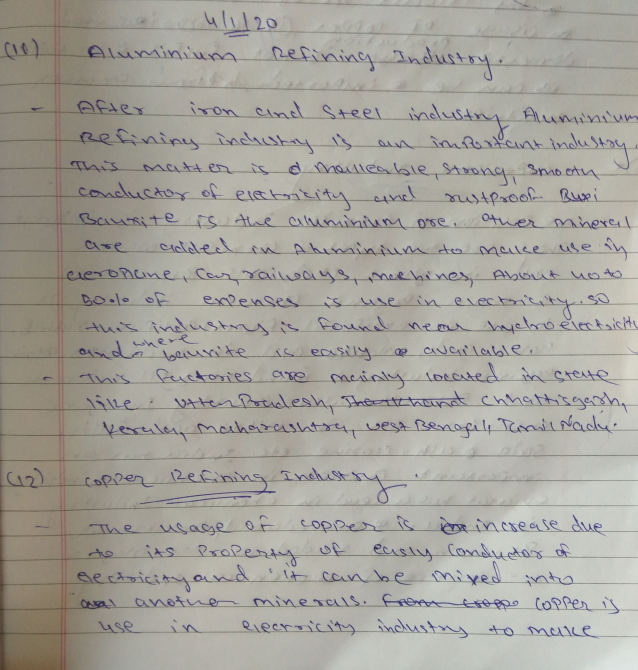
#> input picture ocr-service/tests/accuracy/images/Handwritten page1.jpg, 1275 x 1339 px (shown at 1/2 size); its folder holds only this picture in this run
$ python -i image_utils.py   (imports and definitions only)
#> lines starting #> are read from the running program, lines starting #| are printed output that depends on the picture; after the words box and inside, x2 and y2 are one past the last pixel; in counts of white or black regions, pixels touching at a corner belong together
import os
import cv2
import numpy as np
from PIL import Image
import io

def validate_image(image: np.ndarray) -> None:
    """
    Validates that the input is a valid, non-empty NumPy image array with acceptable dimensions and channels.

    Args:
        image: The input image array.

    Raises:
        ValueError: If check fails.
    """
    if image is None:
        raise ValueError("Image cannot be None")

    if not isinstance(image, np.ndarray):
        raise ValueError(f"Image must be a numpy ndarray, got {type(image)}")

    if image.size == 0:
        raise ValueError("Image array is empty (size is 0)")

    if len(image.shape) < 2:
        raise ValueError(f"Invalid image shape {image.shape}. Image must have at least 2 dimensions (height, width)")

    height, width = image.shape[:2]
#> height = 1339; width = 1275
    if height <= 0 or width <= 0:
        raise ValueError(f"Image dimensions must be greater than zero. Got height={height}, width={width}")

    # Supported channels: 1 (grayscale), 3 (BGR/RGB), 4 (BGRA/RGBA)
    channels = 1 if len(image.shape) == 2 else image.shape[2]
#> channels = 3
    if channels not in (1, 3, 4):
        raise ValueError(f"Unsupported number of image channels ({channels}). Must be 1, 3, or 4")


# [236 lines left out: functions _load_pdf_as_image, load_image, save_image, resize_keep_aspect_ratio, convert_to_grayscale, remove_noise and 1 more, not called in this run]


def get_skew_angle(image: np.ndarray) -> float:
    """
    Detects the skew angle of the text lines in an image.

    Args:
        image: The input image.

    Returns:
        float: The detected skew angle in degrees (negative for clockwise, positive for counter-clockwise).
    """
    validate_image(image)

    # 1. Convert to gray for analysis
    if len(image.shape) == 3:
        gray = cv2.cvtColor(image, cv2.COLOR_BGR2GRAY)
    elif len(image.shape) == 4:
        gray = cv2.cvtColor(image, cv2.COLOR_BGRA2GRAY)
    else:
        gray = image.copy()

    # 2. Standardize foreground/background
    # Most documents are dark text on a light background.
    # Check average intensity, if light background, invert it.
    mean_val = np.mean(gray)
#> mean_val = 161.4
    if mean_val > 127:
        thresh = cv2.threshold(gray, 0, 255, cv2.THRESH_BINARY_INV + cv2.THRESH_OTSU)[1]
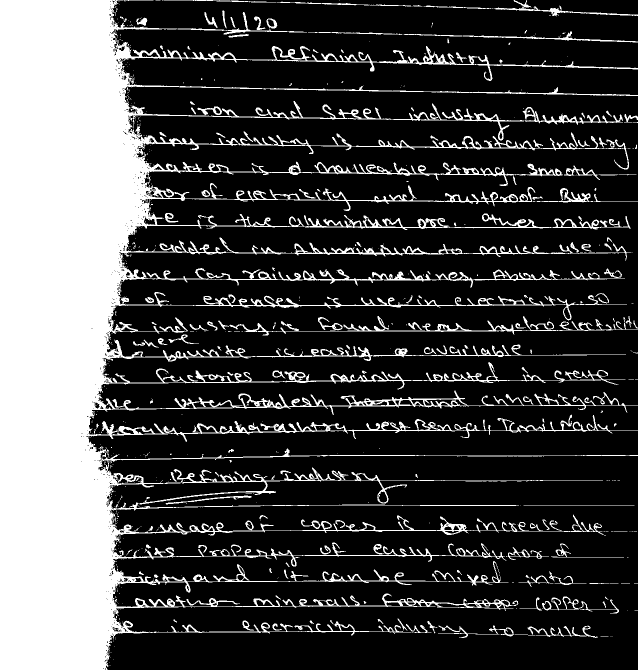
#> thresh: shape (1339, 1275) (shown at 1/2 size); 26.8% white; 695 white regions (532 under 20 px), largest, box (x1, y1, x2, y2) and area: (0, 0, 1275, 1339) 426829, (459, 632, 1275, 671) 3736, (1045, 214, 1246, 250) 1484
    else:
        thresh = cv2.threshold(gray, 0, 255, cv2.THRESH_BINARY + cv2.THRESH_OTSU)[1]

    # 3. Apply horizontal dilation to group characters together into longer text lines.
    # This gives a better angle estimate.
    kernel = cv2.getStructuringElement(cv2.MORPH_RECT, (25, 5))
    dilated = cv2.dilate(thresh, kernel, iterations=1)
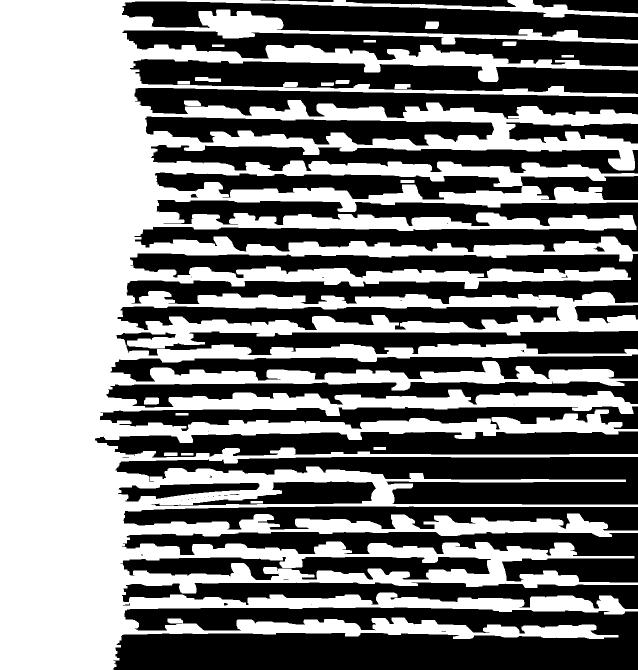
#> dilated: shape (1339, 1275) (shown at 1/2 size); 50.2% white; 59 black regions (25 under 20 px)

    # 4. Find all contour points of these groups
    contours, _ = cv2.findContours(dilated, cv2.RETR_LIST, cv2.CHAIN_APPROX_SIMPLE)
#> contours = 60 contours, 26 with area under 20; largest, box (x1, y1, x2, y2) and area: (0, 0, 1275, 1339) 932095, (234, 612, 1122, 661) 26049, (289, 232, 989, 292) 24946, (309, 344, 1046, 400) 22610, (240, 1113, 983, 1161) 20987
    if not contours:
        return 0.0

    # Filter small contours (noise) that could distort the angle estimation
    valid_contours = [c for c in contours if cv2.contourArea(c) > 50]
#> valid_contours = 27 contours; largest, box (x1, y1, x2, y2) and area: (0, 0, 1275, 1339) 932095, (234, 612, 1122, 661) 26049, (289, 232, 989, 292) 24946, (309, 344, 1046, 400) 22610, (240, 1113, 983, 1161) 20987
    if not valid_contours:
        valid_contours = contours # fallback

    if not valid_contours:
        return 0.0

    # Merge all points
    all_pts = np.concatenate(valid_contours)
#> all_pts = contour of 9174 points, box (x1, y1, x2, y2) (0, 0, 1275, 1339), area 808464

    # 5. Extract bounding box angle
    rect = cv2.minAreaRect(all_pts)
#> rect = ((637, 669), (1338, 1274), -90)
    (cx, cy), (width, height), angle = rect
#> cx = 637; cy = 669; width = 1338; height = 1274; angle = -90

    # 6. Normalize OpenCV minAreaRect angle
    # In OpenCV 4.x, cv2.minAreaRect(..) returns angles in ranges like [-90, 0] or [0, 90].
    # We want to identify the skew relative to the dominant horizontal line.
    if width < height:
        angle = angle + 90

    if angle < -45:
        angle = 90 + angle
#> angle = 0
    elif angle > 45:
        angle = angle - 90

    # Force limit correction (skip if skew is unrealistically high, e.g. upside down)
    if abs(angle) > 40:
        return 0.0

    return float(angle)


def deskew(image: np.ndarray) -> np.ndarray:
    """
    Stops skew angle in document text and rotates the image to make it straight.
    Uses cv2.minAreaRect on dilated text components to estimate orientation.

    Args:
        image: The input image.

    Returns:
        np.ndarray: Rotation corrected image (padded with white background).
    """
    validate_image(image)

    angle = get_skew_angle(image)
#> angle = 0

    # If the detected skew is extremely small, skip rotation
    if abs(angle) < 0.05:
        return image.copy()

    # 7. Warp the image
    h_img, w_img = image.shape[:2]
    center = (w_img // 2, h_img // 2)

    # Create rotation matrix
    M = cv2.getRotationMatrix2D(center, angle, 1.0)

    # Padding color: white for standard papers
    border_color = (255, 255, 255) if len(image.shape) >= 3 else (255,)

    # Rotate with high-quality cubic interpolation, filling margins with white
    rotated = cv2.warpAffine(
        image, M, (w_img, h_img),
        flags=cv2.INTER_CUBIC,
        borderMode=cv2.BORDER_CONSTANT,
        borderValue=border_color
    )

    return rotated


# [108 lines left out: functions adaptive_threshold, morphological_cleanup, otsu_threshold, upscale_image, denoise_bilateral, not called in this run]

>>> import cv2
>>> picture = cv2.cvtColor(cv2.imread('../../tests/accuracy/images/Handwritten page1.jpg'), cv2.COLOR_BGR2RGB)
>>> result = deskew(picture)

$ run again, on ocr-service/tests/accuracy/images/Handwritten page2.jpg
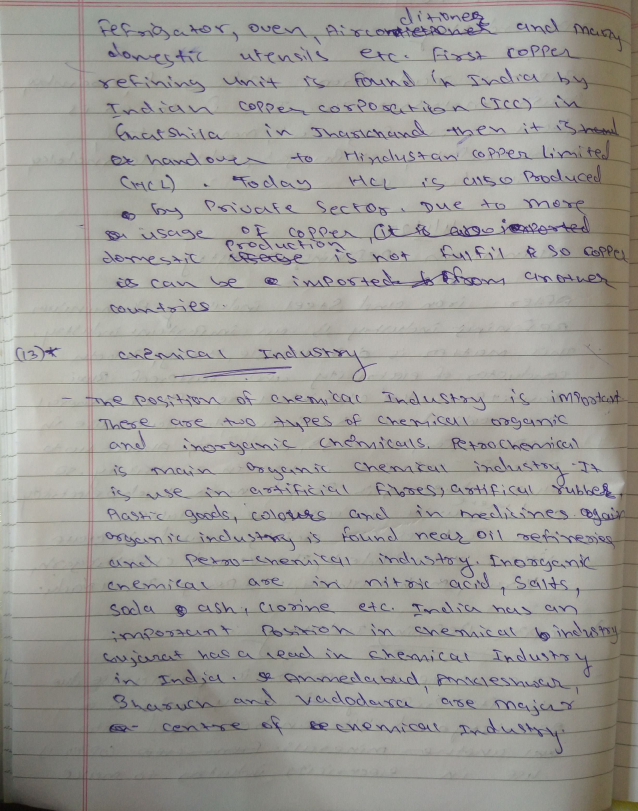
#> input picture ocr-service/tests/accuracy/images/Handwritten page2.jpg, 1275 x 1621 px (shown at 1/2 size)
#> mean_val = 154.4
#> in get_skew_angle, `thresh = cv2.threshold(gray, 0, 255, cv2.THRESH_BINARY_INV + cv2.THRES..`:
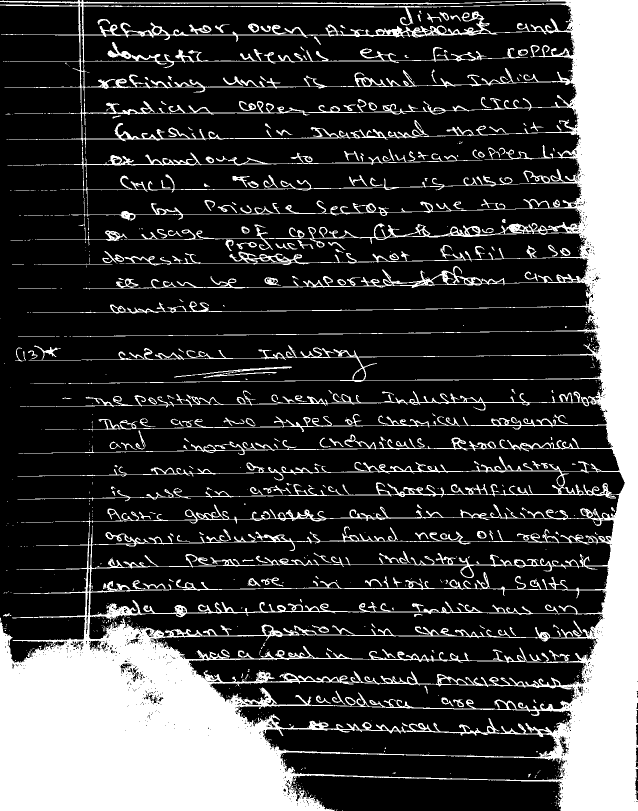
#> thresh: shape (1621, 1275) (shown at 1/2 size); 24.2% white; 920 white regions (691 under 20 px), largest, box (x1, y1, x2, y2) and area: (0, 0, 1275, 1621) 461487, (96, 293, 1037, 412) 6257, (166, 532, 1105, 580) 4805
#> in get_skew_angle, `dilated = cv2.dilate(thresh, kernel, iterations=1)`:
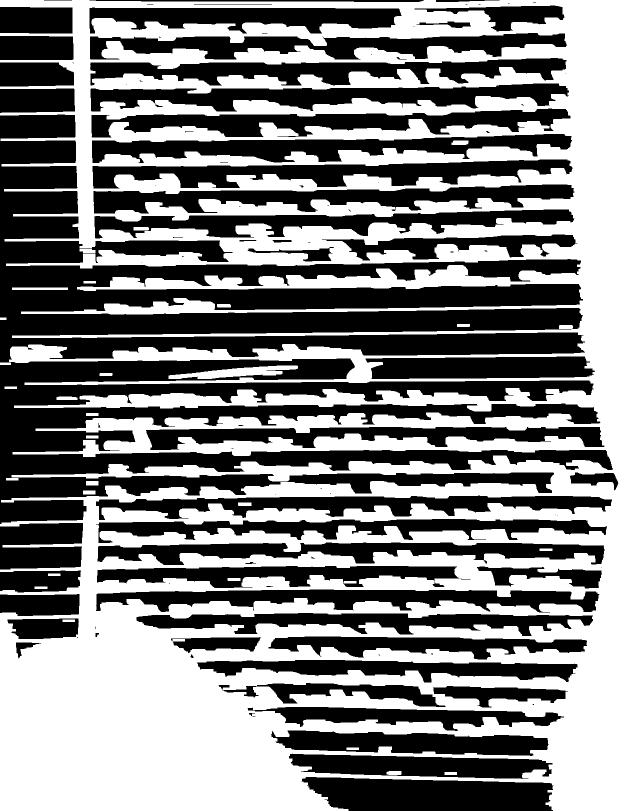
#> dilated: shape (1621, 1275) (shown at 1/2 size); 50.5% white; 103 black regions (44 under 20 px)
#> contours = 129 contours, 44 with area under 20; largest, box (x1, y1, x2, y2) and area: (0, 0, 1275, 1621) 1575410, (186, 368, 1150, 428) 29446, (180, 166, 1139, 224) 29368, (184, 318, 1146, 378) 29356, (183, 267, 1145, 327) 29141
#> valid_contours = 69 contours; largest, box (x1, y1, x2, y2) and area: (0, 0, 1275, 1621) 1575410, (186, 368, 1150, 428) 29446, (180, 166, 1139, 224) 29368, (184, 318, 1146, 378) 29356, (183, 267, 1145, 327) 29141
#> all_pts = contour of 12227 points, box (x1, y1, x2, y2) (0, 0, 1275, 1621), area 1231960
#> rect = ((637, 810), (1620, 1274), -90)
#> in get_skew_angle, `(cx, cy), (width, height), angle = rect`: cx = 637; cy = 810; width = 1620; height = 1274; angle = -90
#> in get_skew_angle, `angle = 90 + angle`: angle = 0

$ run again, on ocr-service/tests/accuracy/images/Handwritten page3.jpg
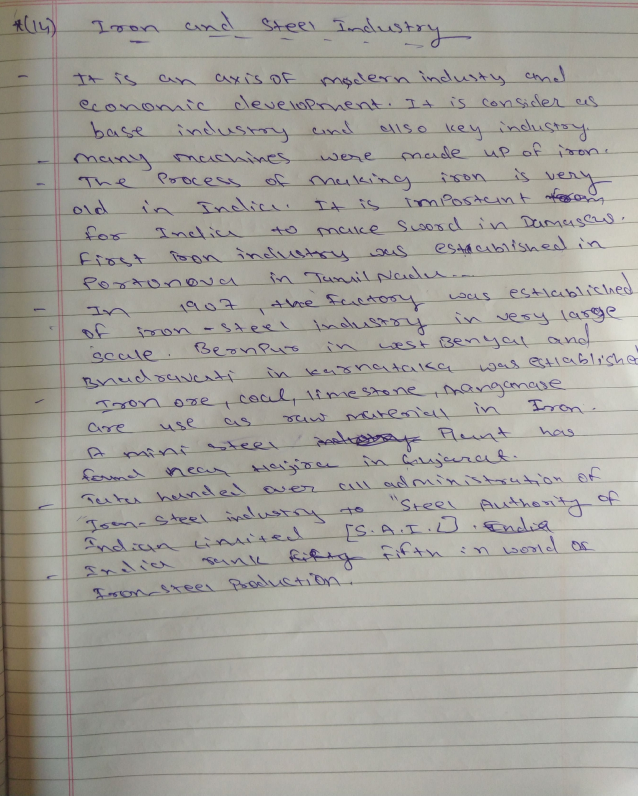
#> input picture ocr-service/tests/accuracy/images/Handwritten page3.jpg, 1275 x 1591 px (shown at 1/2 size)
#> mean_val = 159
#> in get_skew_angle, `thresh = cv2.threshold(gray, 0, 255, cv2.THRESH_BINARY_INV + cv2.THRES..`:
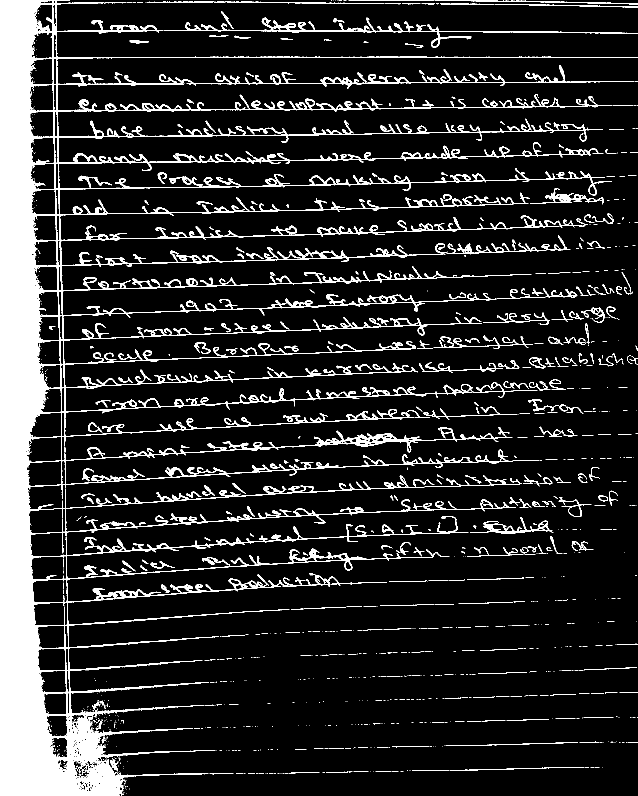
#> thresh: shape (1591, 1275) (shown at 1/2 size); 13.7% white; 1096 white regions (793 under 20 px), largest, box (x1, y1, x2, y2) and area: (0, 0, 1275, 1591) 239384, (327, 35, 1275, 96) 4174, (893, 471, 1141, 509) 1401
#> in get_skew_angle, `dilated = cv2.dilate(thresh, kernel, iterations=1)`:
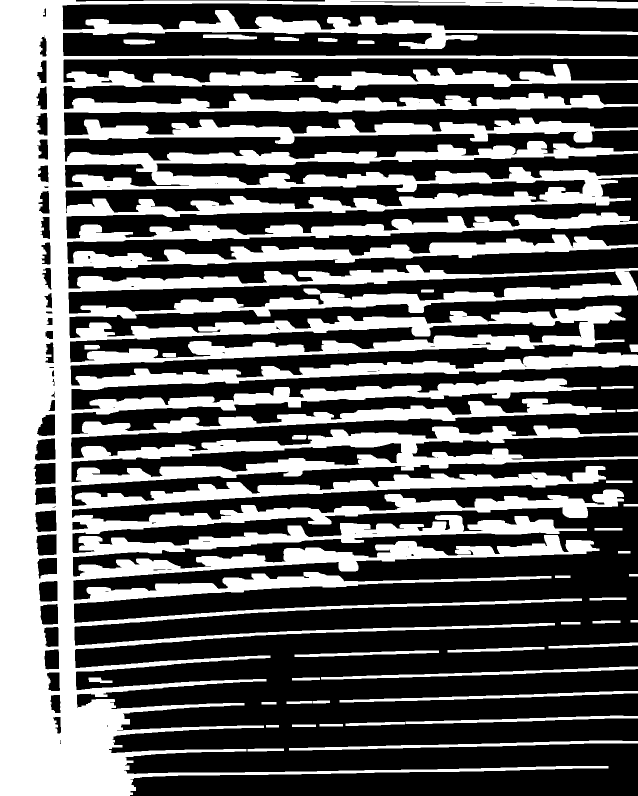
#> dilated: shape (1591, 1275) (shown at 1/2 size); 39.6% white; 40 white regions
#> contours = 142 contours, 46 with area under 20; largest, box (x1, y1, x2, y2) and area: (0, 0, 1275, 1591) 877988, (136, 542, 1245, 628) 33094, (130, 359, 1172, 427) 30377, (139, 640, 1177, 726) 27177, (142, 885, 805, 966) 17906
#> valid_contours = 84 contours; largest, box (x1, y1, x2, y2) and area: (0, 0, 1275, 1591) 877988, (136, 542, 1245, 628) 33094, (130, 359, 1172, 427) 30377, (139, 640, 1177, 726) 27177, (142, 885, 805, 966) 17906
#> all_pts = contour of 12905 points, box (x1, y1, x2, y2) (0, 0, 1275, 1591), area 946128
#> rect = ((637, 795), (1590, 1274), -90)
#> in get_skew_angle, `(cx, cy), (width, height), angle = rect`: cx = 637; cy = 795; width = 1590; height = 1274; angle = -90
#> in get_skew_angle, `angle = 90 + angle`: angle = 0
